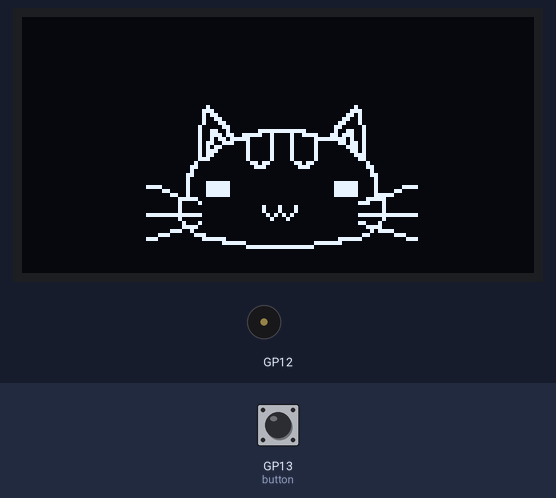
A program run on a simulated Raspberry Pi Pico running MicroPython. Shown: 128×64 one-colour display, buzzer (waves = sounding). The inputs (shaded band) are chosen by the test bench; at power-on: GP13 (button) LOW. The clock reads 2024-03-15 10:24:30 at power-on unless the program sets it; threads take turns every 2 ms; library files of the repository ran but are not shown: sh1106.py; what the program prints to the serial console is not drawn.

Above: at 1.3 s.
1.4 s: GP13 (button) pulled HIGH for 0.15 s
At 4.7 s:
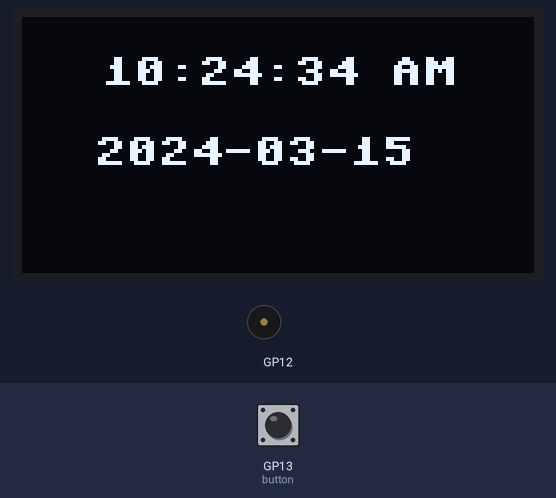
5.1 s: GP13 (button) pulled HIGH for 1 s
9.1 s: GP13 (button) pulled HIGH for 0.15 s
At 9.65 s:
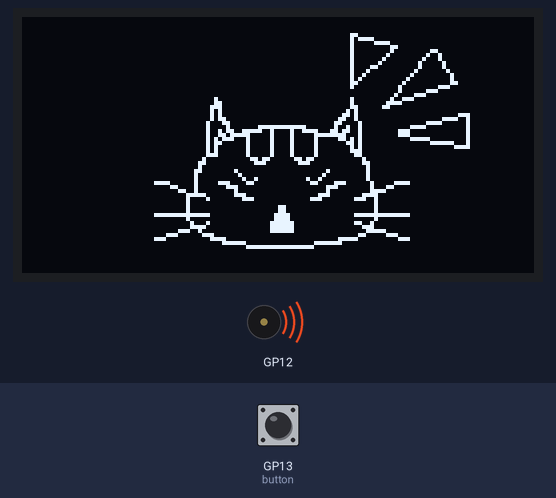
Timing chart, 0 to 12.1 s (numbered marks = the images above; inputs shaded):
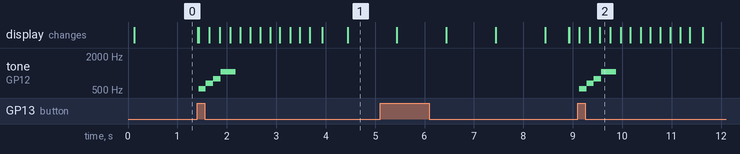

The program:

sprite_animator_main.py
```python
# Sprite Animator - With Animation Support

import utime
import framebuf
import machine
from machine import Pin, I2C, PWM, RTC
import _thread

# Display constants
WIDTH = 128
HEIGHT = 64

# Import sprite data from separate files
from sprites_idle import IDLE_1, IDLE_2

# Optional: import other animations when ready
try:
    from sprites_alert import ALERT_1, ALERT_2, ALERT_3
    HAS_ALERT = True
except ImportError:
    HAS_ALERT = False
    ALERT_1 = ALERT_2 = ALERT_3 = None

try:
    from sprites_sleeping import SLEEP_1, SLEEP_2, SLEEP_3, SLEEP_4
    HAS_SLEEP = True
except ImportError:
    HAS_SLEEP = False
    SLEEP_1 = SLEEP_2 = SLEEP_3 = SLEEP_4 = None

# Animation definitions - only include available animations
ANIMATIONS = {}
if HAS_ALERT:
    ANIMATIONS['alert'] = ([ALERT_1, ALERT_2, ALERT_3], 200)
if HAS_SLEEP:
    ANIMATIONS['sleeping'] = ([SLEEP_1, SLEEP_2, SLEEP_3, SLEEP_4], 800)

# Always include idle animation
ANIMATIONS['idle'] = ([IDLE_1, IDLE_2], 500)


class SpriteAnimator:
    def __init__(self, display):
        self.display = display
        self.current_anim = None
        self.frames = []
        self.frame_speed = 500
        self.frame_index = 0
        self.last_update = 0
        self.x_offset = 2
        self.y_offset = 0

    def load_animation(self, name):
        """Load animation by name"""
        if name not in ANIMATIONS:
            print(f"Animation '{name}' not found")
            return False

        self.frames, self.frame_speed = ANIMATIONS[name]
        self.current_anim = name
        self.frame_index = 0
        self.last_update = utime.ticks_ms()
        return True

    def _draw_frame(self):
        """Draw current frame to display"""
        global _i2c_lock

        if not self.frames or not self.display:
            return

        # Wait for I2C lock to be available
        while _i2c_lock:
            utime.sleep_ms(1)

        # Acquire lock
        _i2c_lock = True

        try:
            # Create framebuffer from raw sprite data
            sprite_data = self.frames[self.frame_index]
            sprite_fb = framebuf.FrameBuffer(sprite_data, 128, 64, framebuf.MONO_HLSB)

            # Fill and blit
            self.display.fill(0)
            self.display.blit(sprite_fb, self.x_offset, self.y_offset)
            self.display.show()
        finally:
            # Always release lock
            _i2c_lock = False

    def update(self):
        """Call this in main loop - returns True if frame changed"""
        if not self.frames:
            return False

        now = utime.ticks_ms()
        if utime.ticks_diff(now, self.last_update) >= self.frame_speed:
            self.frame_index = (self.frame_index + 1) % len(self.frames)
            self.last_update = now
            self._draw_frame()
            return True

        return False

    def show(self):
        """Force show current frame"""
        self._draw_frame()

    def clear(self):
        """Clear display"""
        global _i2c_lock

        if self.display:
            # Wait for I2C lock to be available
            while _i2c_lock:
                utime.sleep_ms(1)

            # Acquire lock
            _i2c_lock = True

            try:
                self.display.fill(0)
                self.display.show()
            finally:
                # Always release lock
                _i2c_lock = False

    def sleep(self, enable=True):
        """Enable/disable sleep mode"""
        if self.display:
            self.display.sleep(enable)


# ===== GLOBAL STATE =====

# Core instances
_display = None
_animator = None
_rtc = None
_buzzer = None

# Dual core state
_core1_running = False
_sprite_paused = False
_i2c_lock = False

# Alert system state
_alert_active = False
_alert_start_time = 0
_last_press_time = 0

# Time display state
_showing_time = False
_time_display_start = 0
_last_time_redraw = 0

# Constants
DEBOUNCE_MS = 300
ALERT_DURATION_MS = 2500
TIME_DISPLAY_MS = 5000
BUZZER_PIN = 12

# Alert tune
ALERT_TUNE = [
    (523, 150),   # C5
    (659, 150),   # E5
    (784, 150),   # G5
    (1047, 300),  # C6
]

# Tune playback state
_tune_index = 0
_tune_start_time = 0
_tune_playing = False


# ===== DUAL CORE FUNCTIONS =====

def _core1_sprite_loop():
    """Core 1: Runs sprite animation continuously"""
    global _core1_running, _sprite_paused, _i2c_lock

    while _core1_running:
        try:
            if not _sprite_paused and _animator and _animator.frames and not _i2c_lock:
                _animator.update()
        except OSError as e:
            print(f"I2C error in sprite loop: {e}")
        except Exception as e:
            print(f"Error in sprite loop: {e}")

        utime.sleep_ms(10)


def start_dual_core():
    """Start dual-core mode: Core 1 handles sprites, Core 0 handles main code"""
    global _core1_running
    _core1_running = True
    _thread.start_new_thread(_core1_sprite_loop, ())
    print("Dual core started - Core 1: sprites, Core 0: your code")


def stop_dual_core():
    """Stop the second core's sprite loop"""
    global _core1_running
    _core1_running = False
    utime.sleep_ms(50)


# ===== INITIALIZATION =====

def init(i2c=None, scl_pin=5, sda_pin=4, res_pin=16, addr=0x3c):
    """Initialize the sprite system"""
    global _display, _animator

    if i2c is None:
        i2c = I2C(scl=Pin(scl_pin), sda=Pin(sda_pin), freq=400000)

    import sh1106
    _display = sh1106.SH1106_I2C(WIDTH, HEIGHT, i2c, Pin(res_pin), addr, rotate=180)
    _display.sleep(False)

    _animator = SpriteAnimator(_display)
    init_rtc()


def init_rtc():
    """Initialize internal RTC"""
    global _rtc
    if _rtc is None:
        _rtc = RTC()

        # Check if RTC has default time (2021 is Pico default)
        year, month, day, _, hour, minute, second, _ = _rtc.datetime()
        if year == 2021:
            print("RTC has default time - setting to current time...")
            # Set to a reasonable current time (you should adjust this)
            _rtc.datetime((2026, 3, 24, 1, 15, 30, 0, 0))  # Monday 3:30 PM
            print(f"RTC set to: 2026-03-24 15:30:00")
        else:
            print(f"RTC already has time: {year:04d}-{month:02d}-{day:02d} {hour:02d}:{minute:02d}:{second:02d}")

    return _rtc


# ===== ANIMATION CONTROL =====

def play_animation(name):
    """Switch to named animation"""
    if _animator:
        _animator.load_animation(name)
        _animator.show()


def idle():
    """Switch to idle animation"""
    global _alert_active
    if _animator:
        _animator.load_animation('idle')
        _animator.show()
        _alert_active = False


def update():
    """Call this in your main loop"""
    if _animator:
        _animator.update()


# ===== ALERT SYSTEM =====

def trigger_alert():
    """Trigger alert animation for configured duration"""
    global _alert_active, _alert_start_time, _last_press_time

    if not _animator:
        return False

    now = utime.ticks_ms()

    # Check debounce
    if utime.ticks_diff(now, _last_press_time) < DEBOUNCE_MS:
        return False

    # Don't trigger if already active or showing time
    if _showing_time or _alert_active:
        return False

    _last_press_time = now
    _alert_start_time = now
    _alert_active = True
    _animator.load_animation('alert')
    _animator.show()
    return True


def update_alert():
    """Call this in your main loop to check if alert timer expired"""
    global _alert_active, _showing_time, _time_display_start, _last_time_redraw, _sprite_paused

    update_tune()

    # Handle time display phase
    if _showing_time and _animator:
        if utime.ticks_diff(utime.ticks_ms(), _time_display_start) >= TIME_DISPLAY_MS:
            _showing_time = False
            if _alert_active:
                _alert_active = False
            _sprite_paused = False
            idle()
            return True
        else:
            # Throttle time display refresh
            now = utime.ticks_ms()
            if utime.ticks_diff(now, _last_time_redraw) >= 500:
                _last_time_redraw = now
                _draw_time_display()

    # Handle alert phase
    if _alert_active and _animator:
        if utime.ticks_diff(utime.ticks_ms(), _alert_start_time) >= ALERT_DURATION_MS:
            stop_tune()
            show_time_display()
            _alert_active = False

    return False


def alert_with_sound():
    """Trigger alert with sound"""
    if trigger_alert():
        play_alert_tune()


# ===== BUZZER FUNCTIONS =====

def init_buzzer(pin=12):
    """Initialize buzzer on specified pin using hardware PWM"""
    global _buzzer, BUZZER_PIN
    BUZZER_PIN = pin
    _buzzer = PWM(Pin(pin))
    _buzzer.duty_u16(0)
    return _buzzer


def buzzer_tone(frequency_hz, duration_ms=None):
    """Play a tone on the buzzer"""
    if _buzzer is None:
        init_buzzer()

    _buzzer.freq(frequency_hz)
    _buzzer.duty_u16(32768)

    if duration_ms is not None:
        utime.sleep_ms(duration_ms)
        _buzzer.duty_u16(0)


def buzzer_beep(beeps=3, freq=1000, on_ms=100, off_ms=100):
    """Play beep pattern"""
    if _buzzer is None:
        init_buzzer()

    for i in range(beeps):
        _buzzer.freq(freq)
        _buzzer.duty_u16(32768)
        utime.sleep_ms(on_ms)
        _buzzer.duty_u16(0)
        if i < beeps - 1:
            utime.sleep_ms(off_ms)


def stop_buzzer():
    """Stop the buzzer immediately"""
    if _buzzer:
        _buzzer.duty_u16(0)


# ===== TUNE PLAYBACK =====

def play_alert_tune():
    """Play the alert tune (non-blocking via polling)"""
    global _tune_index, _tune_start_time, _tune_playing

    if _buzzer is None:
        init_buzzer()

    _tune_index = 0
    _tune_start_time = utime.ticks_ms()
    _tune_playing = True

    # Play first note immediately
    if _tune_index < len(ALERT_TUNE):
        freq, _ = ALERT_TUNE[_tune_index]
        _buzzer.freq(freq)
        _buzzer.duty_u16(32768)


def update_tune():
    """Call this in your main loop to advance the tune"""
    global _tune_index, _tune_start_time, _tune_playing

    if not _tune_playing or _buzzer is None:
        return False

    if _tune_index >= len(ALERT_TUNE):
        stop_buzzer()
        _tune_playing = False
        return True

    # Check if current note duration has passed
    _, duration = ALERT_TUNE[_tune_index]
    elapsed = utime.ticks_diff(utime.ticks_ms(), _tune_start_time)

    if elapsed >= duration:
        _tune_index += 1

        if _tune_index >= len(ALERT_TUNE):
            stop_buzzer()
            _tune_playing = False
            return True
        else:
            _tune_start_time = utime.ticks_ms()
            freq, _ = ALERT_TUNE[_tune_index]
            _buzzer.freq(freq)
            _buzzer.duty_u16(32768)

    return False


def stop_tune():
    """Stop the tune immediately"""
    global _tune_playing
    _tune_playing = False
    stop_buzzer()


# ===== TIME/DISPLAY FUNCTIONS =====

def set_rtc_datetime(year, month, day, hour, minute, second=0):
    """Set internal RTC datetime"""
    global _rtc
    if _rtc is None:
        init_rtc()
    _rtc.datetime((year, month, day, 0, hour, minute, second, 0))
    print(f"RTC set to: {year:04d}-{month:02d}-{day:02d} {hour:02d}:{minute:02d}:{second:02d}")


def get_time_string():
    """Get current time as string (12-hour format with AM/PM)"""
    if _rtc is None:
        init_rtc()
    year, month, day, _, hour, minute, second, _ = _rtc.datetime()

    # Convert to 12-hour format
    if hour == 0:
        hour_12 = 12
        am_pm = "AM"
    elif hour < 12:
        hour_12 = hour
        am_pm = "AM"
    elif hour == 12:
        hour_12 = 12
        am_pm = "PM"
    else:
        hour_12 = hour - 12
        am_pm = "PM"

    return "{:02d}:{:02d}:{:02d} {}".format(hour_12, minute, second, am_pm)


def get_date_string():
    """Get current date as string (YYYY-MM-DD)"""
    if _rtc is None:
        init_rtc()
    year, month, day, _, _, _, _, _ = _rtc.datetime()
    return "{:04d}-{:02d}-{:02d}".format(year, month, day)


def show_time_display():
    """Start showing time/date on display for 5 seconds"""
    global _showing_time, _time_display_start, _sprite_paused

    if _display is None:
        return

    _sprite_paused = True
    _showing_time = True
    _time_display_start = utime.ticks_ms()
    _draw_time_display()


def _draw_time_display():
    """Draw time and date on OLED"""
    global _i2c_lock

    if _display is None:
        return

    # Wait for I2C lock to be available
    while _i2c_lock:
        utime.sleep_ms(1)

    # Acquire lock
    _i2c_lock = True

    try:
        _display.fill(0)

        # Draw time (larger)
        time_str = get_time_string()
        _display.text(time_str, 20, 10, 1)

        # Draw date
        date_str = get_date_string()
        _display.text(date_str, 18, 30, 1)

        _display.show()
    finally:
        # Always release lock
        _i2c_lock = False


# ===== DISPLAY UTILITIES =====

def fill(color):
    """Fill display with color"""
    if _display:
        _display.fill(color)


def text(string, x, y, color=1):
    """Draw text"""
    if _display:
        _display.text(string, x, y, color)


def show():
    """Show display"""
    if _display:
        _display.show()


def cleanup():
    """Clear display and put to sleep"""
    global _i2c_lock

    # Wait for any ongoing I2C operations to complete
    while _i2c_lock:
        utime.sleep_ms(1)

    if _animator:
        _animator.clear()
        _animator.sleep(True)


# ===== EXAMPLE USAGE =====

def main():
    """Example: Dual core with button + sensor events"""
    # Initialize (runs on Core 0)
    init()
    init_buzzer(12)

    # Set RTC time (example - set once)
    # set_rtc_datetime(2026, 3, 24, 15, 1, 0)  # Year, Month, Day, Hour, Minute, Second

    # Start dual core mode - sprites run on Core 1 automatically
    start_dual_core()

    # Set up button on GP13 (Core 0)
    button = Pin(13, Pin.IN, Pin.PULL_DOWN)

    # Start with idle (Core 0)
    idle()

    try:
        # Core 0 main loop - handles button, sensors, buzzer
        while True:
            # Check alert timer (auto-returns to idle after 3s, stops tune)
            if update_alert():
                print("Alert ended, back to idle")

            # Button press triggers alert (Core 0)
            if button.value() and not _alert_active:
                if trigger_alert():
                    play_alert_tune()
                while button.value():
                    update_alert()  # Keep checking timer while waiting

            # ... other Core 0 tasks: sensors, communication, etc.

    except KeyboardInterrupt:
        print("\nStopping...")

    finally:
        stop_dual_core()
        stop_buzzer()
        cleanup()


# ===== BACKWARD COMPATIBILITY =====
# Legacy function names for compatibility
Idle = idle
Sprite = play_animation


if __name__ == "__main__":
    main()
```

sprites_sleeping.py
```python
# Sleeping Animation Sprites (128x64)
# Frame 1 - 1024 bytes

SLEEP_1 = bytearray([
# Paste your first sleeping frame data here (1024 bytes)
])

# Frame 2 - 1024 bytes
SLEEP_2 = bytearray([
# Paste your second sleeping frame data here (1024 bytes)
])

# Frame 3 - 1024 bytes
SLEEP_3 = bytearray([
# Paste your third sleeping frame data here (1024 bytes)
])

# Frame 4 - 1024 bytes
SLEEP_4 = bytearray([
# Paste your fourth sleeping frame data here (1024 bytes)
])
```

Source omitted: prites_idle.py (data table, 12593 bytes), rites_alert.py (data table, 18829 bytes)

Measured:
- after the input at 1.4 s, tone on GP12: plays 523 Hz for 0.15 s, 659 Hz for 0.15 s, 784 Hz for 0.15 s, 1047 Hz for 0.30 s, starting at once; the display: first changes at once (image 1 shows a later state)
- after the input at 9.1 s, tone on GP12: plays 523 Hz for 0.15 s, 659 Hz for 0.15 s, 784 Hz for 0.15 s, 1047 Hz for 0.30 s, starting at once; the display: first changes at once (image 2 shows a later state)
